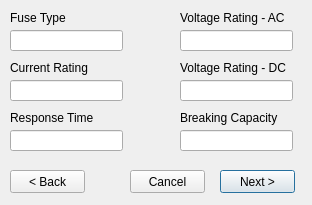
<?xml version="1.0" encoding="UTF-8"?>
<ui version="4.0">
 <class>Dialog</class>
 <widget class="QDialog" name="Dialog">
  <property name="geometry">
   <rect>
    <x>0</x>
    <y>0</y>
    <width>312</width>
    <height>205</height>
   </rect>
  </property>
  <property name="windowTitle">
   <string>Dialog</string>
  </property>
  <widget class="QLineEdit" name="box_response_time">
   <property name="geometry">
    <rect>
     <x>10</x>
     <y>130</y>
     <width>113</width>
     <height>21</height>
    </rect>
   </property>
  </widget>
  <widget class="QLineEdit" name="box_breaking_capacity">
   <property name="geometry">
    <rect>
     <x>180</x>
     <y>130</y>
     <width>113</width>
     <height>21</height>
    </rect>
   </property>
  </widget>
  <widget class="QLabel" name="lbl_voltage_ac">
   <property name="geometry">
    <rect>
     <x>180</x>
     <y>10</y>
     <width>111</width>
     <height>16</height>
    </rect>
   </property>
   <property name="text">
    <string>Voltage Rating - AC</string>
   </property>
  </widget>
  <widget class="QLabel" name="lbl_response_time">
   <property name="geometry">
    <rect>
     <x>10</x>
     <y>110</y>
     <width>111</width>
     <height>16</height>
    </rect>
   </property>
   <property name="text">
    <string>Response Time</string>
   </property>
  </widget>
  <widget class="QLineEdit" name="box_voltage_dc">
   <property name="geometry">
    <rect>
     <x>180</x>
     <y>80</y>
     <width>113</width>
     <height>21</height>
    </rect>
   </property>
  </widget>
  <widget class="QLabel" name="lbl_breaking_capacity">
   <property name="geometry">
    <rect>
     <x>180</x>
     <y>110</y>
     <width>111</width>
     <height>16</height>
    </rect>
   </property>
   <property name="text">
    <string>Breaking Capacity</string>
   </property>
  </widget>
  <widget class="QLabel" name="lbl_fuse_type">
   <property name="geometry">
    <rect>
     <x>10</x>
     <y>10</y>
     <width>111</width>
     <height>16</height>
    </rect>
   </property>
   <property name="text">
    <string>Fuse Type</string>
   </property>
  </widget>
  <widget class="QLineEdit" name="box_voltage_ac">
   <property name="geometry">
    <rect>
     <x>180</x>
     <y>30</y>
     <width>113</width>
     <height>21</height>
    </rect>
   </property>
   <property name="text">
    <string/>
   </property>
  </widget>
  <widget class="QLabel" name="lbl_current_rating">
   <property name="geometry">
    <rect>
     <x>10</x>
     <y>60</y>
     <width>111</width>
     <height>16</height>
    </rect>
   </property>
   <property name="text">
    <string>Current Rating</string>
   </property>
  </widget>
  <widget class="QLineEdit" name="box_fuse_type">
   <property name="geometry">
    <rect>
     <x>10</x>
     <y>30</y>
     <width>113</width>
     <height>21</height>
    </rect>
   </property>
  </widget>
  <widget class="QLineEdit" name="box_current_rating">
   <property name="geometry">
    <rect>
     <x>10</x>
     <y>80</y>
     <width>113</width>
     <height>21</height>
    </rect>
   </property>
  </widget>
  <widget class="QLabel" name="lbl_voltage_dc">
   <property name="geometry">
    <rect>
     <x>180</x>
     <y>60</y>
     <width>111</width>
     <height>16</height>
    </rect>
   </property>
   <property name="text">
    <string>Voltage Rating - DC</string>
   </property>
  </widget>
  <widget class="QPushButton" name="btn_next">
   <property name="geometry">
    <rect>
     <x>220</x>
     <y>170</y>
     <width>75</width>
     <height>23</height>
    </rect>
   </property>
   <property name="text">
    <string>Next &gt;</string>
   </property>
  </widget>
  <widget class="QPushButton" name="btn_cancel">
   <property name="geometry">
    <rect>
     <x>130</x>
     <y>170</y>
     <width>75</width>
     <height>23</height>
    </rect>
   </property>
   <property name="text">
    <string>Cancel</string>
   </property>
  </widget>
  <widget class="QPushButton" name="btn_back">
   <property name="geometry">
    <rect>
     <x>10</x>
     <y>170</y>
     <width>75</width>
     <height>23</height>
    </rect>
   </property>
   <property name="text">
    <string>&lt; Back</string>
   </property>
  </widget>
 </widget>
 <resources/>
 <connections/>
</ui>
